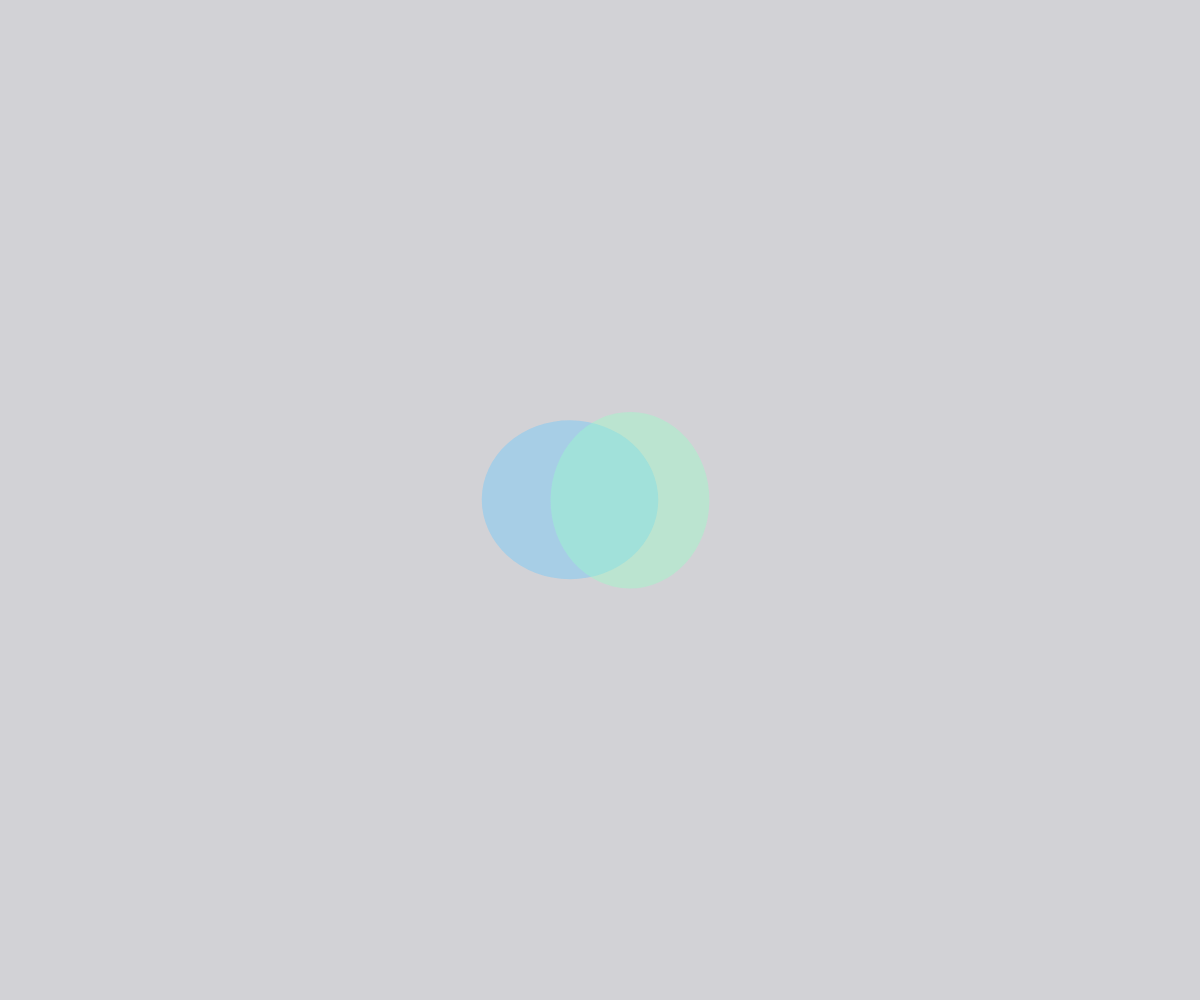
Frame 1 (no input)
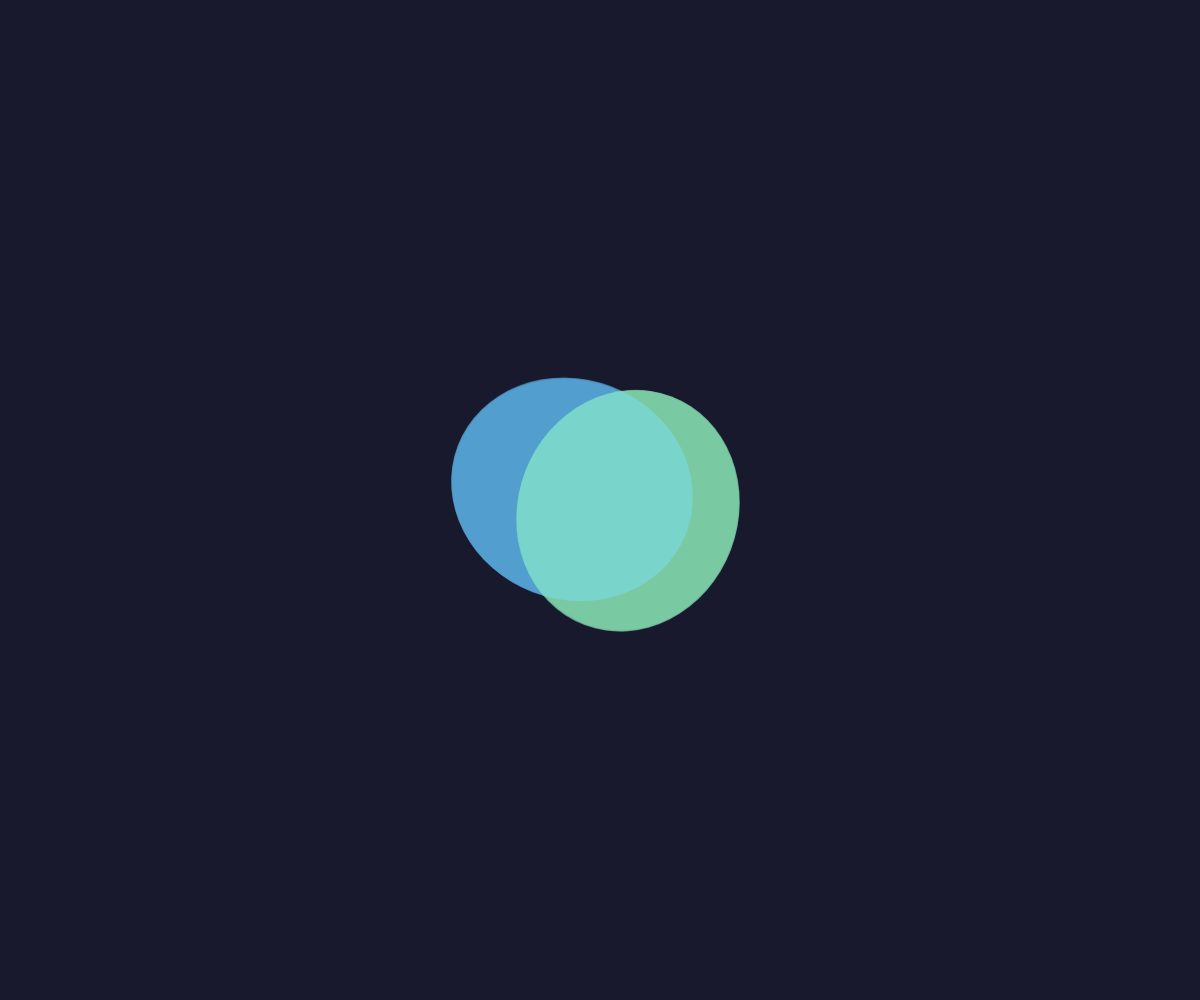
Frame 60 (no input)
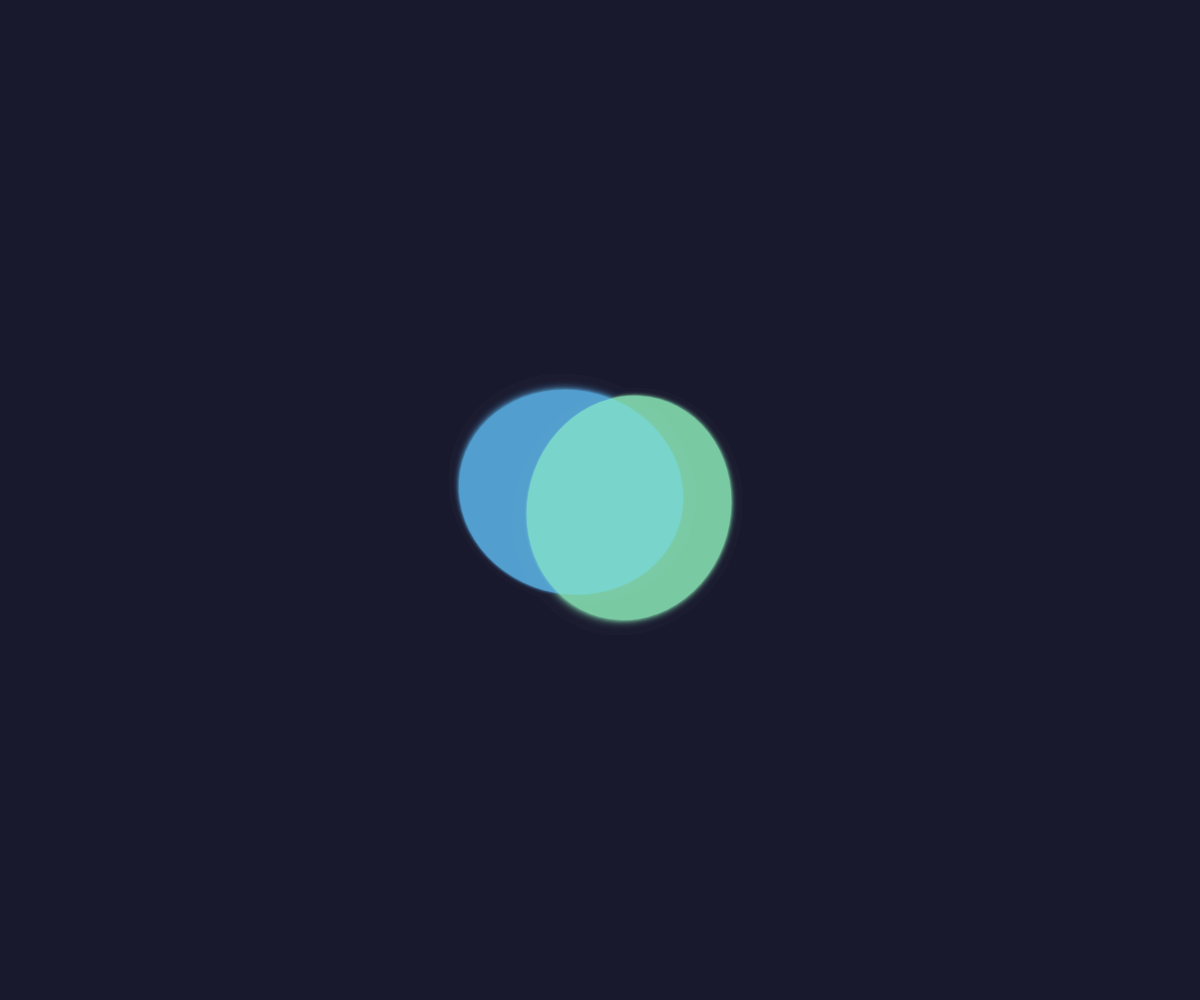
Frame 120 (the mouse pressed at the canvas centre since frame 60)

The p5.js sketch that drew these frames (run headless with seeded random() and noise() and a simulated clock; from frame 60 on, the mouse is pressed at the canvas centre):

// p5.js sketch
// ── sketch.js
function setup() {
  createCanvas(windowWidth, windowHeight);
  noStroke();
}

function draw() {
  background(30, 30, 50, 50);
  translate(width / 2, height / 2); 
  let t = frameCount * 0.02;

  let waveValue = sin(t);
  let currentSize = map(waveValue, -1, 1, 100, 250);
  let currentRotation = map(waveValue, -1, 1, -PI / 8, PI / 8);

  rotate(currentRotation);

  fill(100, 200, 255, 100);
  ellipse(-30, 0, currentSize, currentSize * 0.9);

  fill(150, 255, 200, 100);
  ellipse(30, 0, currentSize * 0.9, currentSize);

}
